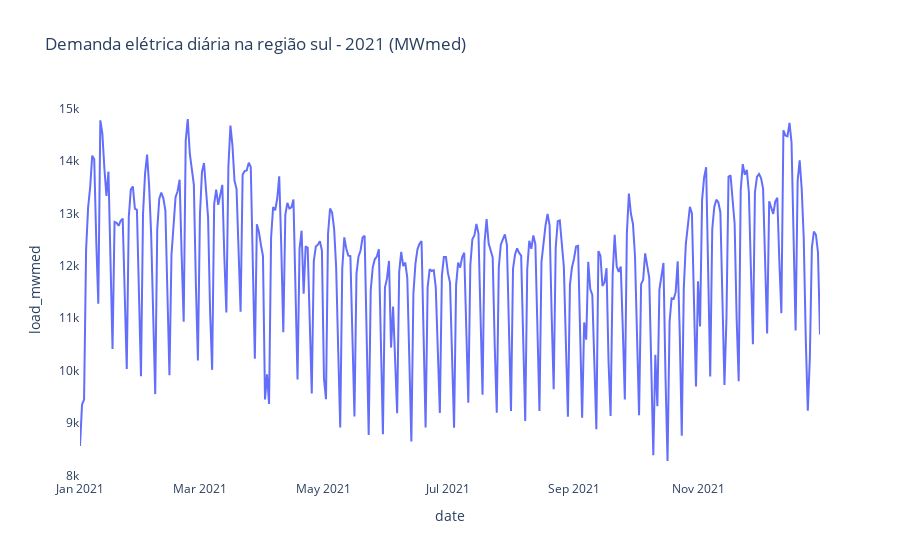

This figure's notebook cell:
### Code cell
df_load_sul_2021 = df_load_sul[df_load_sul["ano"] == 2021]

fig = px.line(df_load_sul_2021, x = "date", y = "load_mwmed", title = "Demanda elétrica diária na região sul - 2021 (MWmed)")

fig.update_layout({
    'plot_bgcolor': 'rgba(0, 0, 0, 0)'
})

fig.show()

### Figure 1 — Plotly figure (JSON) as saved in the notebook; plotly's stock layout.template omitted (floating-point values rounded to 4 significant figures; data arrays with more than 128 entries replaced by an {"elided": "..."} marker saying what was removed)
{"data": [{"hovertemplate": "date=%{x}<br>load_mwmed=%{y}<extra></extra>", "legendgroup": "", "line": {"color": "#636efa", "dash": "solid"}, "marker": {"symbol": "circle"}, "mode": "lines", "name": "", "orientation": "v", "showlegend": false, "type": "scatter", "x": {"elided": "365 str values"}, "xaxis": "x", "y": {"elided": "365 float values"}, "yaxis": "y"}], "layout": {"legend": {"tracegroupgap": 0}, "plot_bgcolor": "rgba(0, 0, 0, 0)", "title": {"text": "Demanda elétrica diária na região sul - 2021 (MWmed)"}, "xaxis": {"anchor": "y", "domain": [0, 1], "title": {"text": "date"}}, "yaxis": {"anchor": "x", "domain": [0, 1], "title": {"text": "load_mwmed"}}}}
